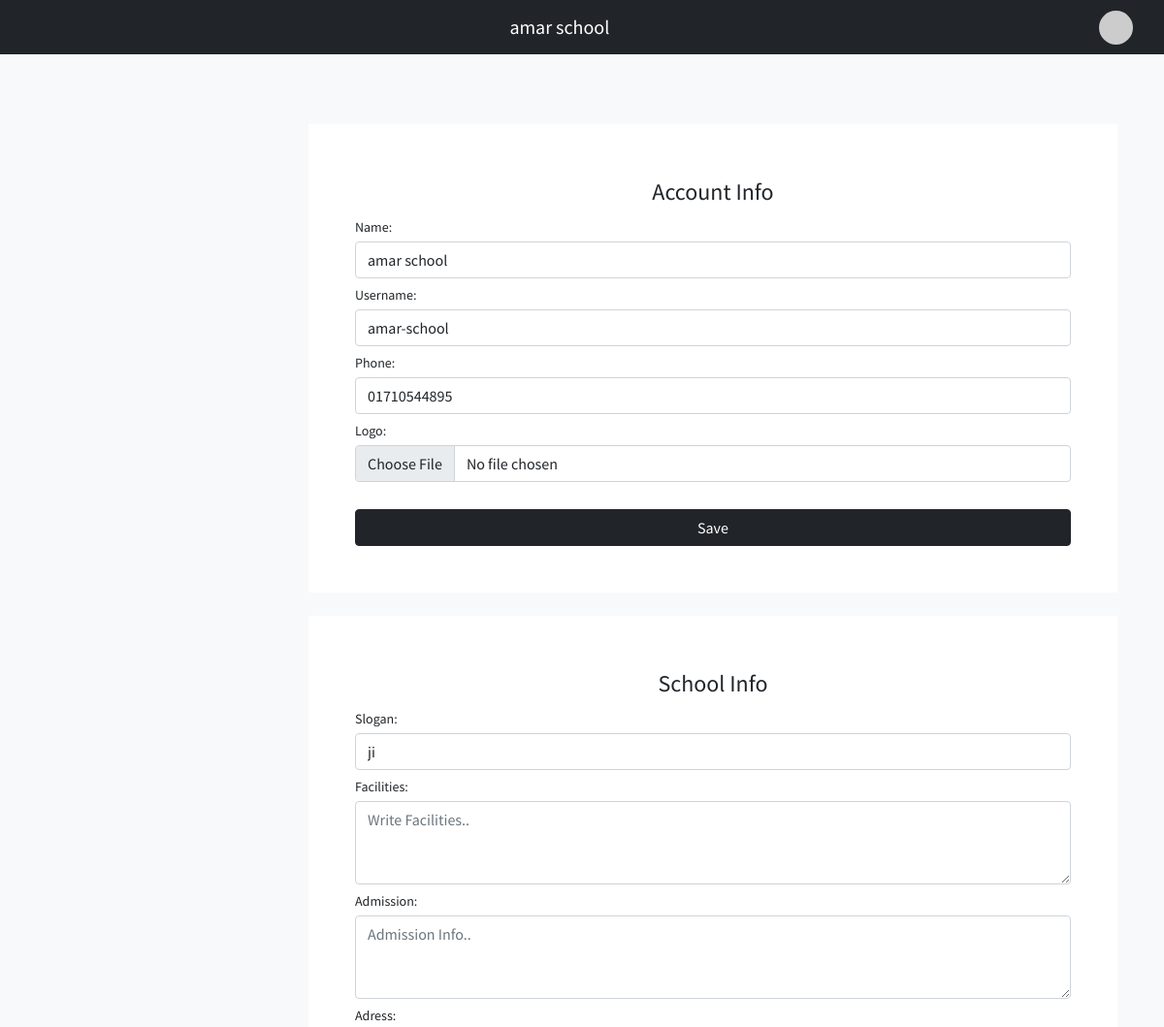
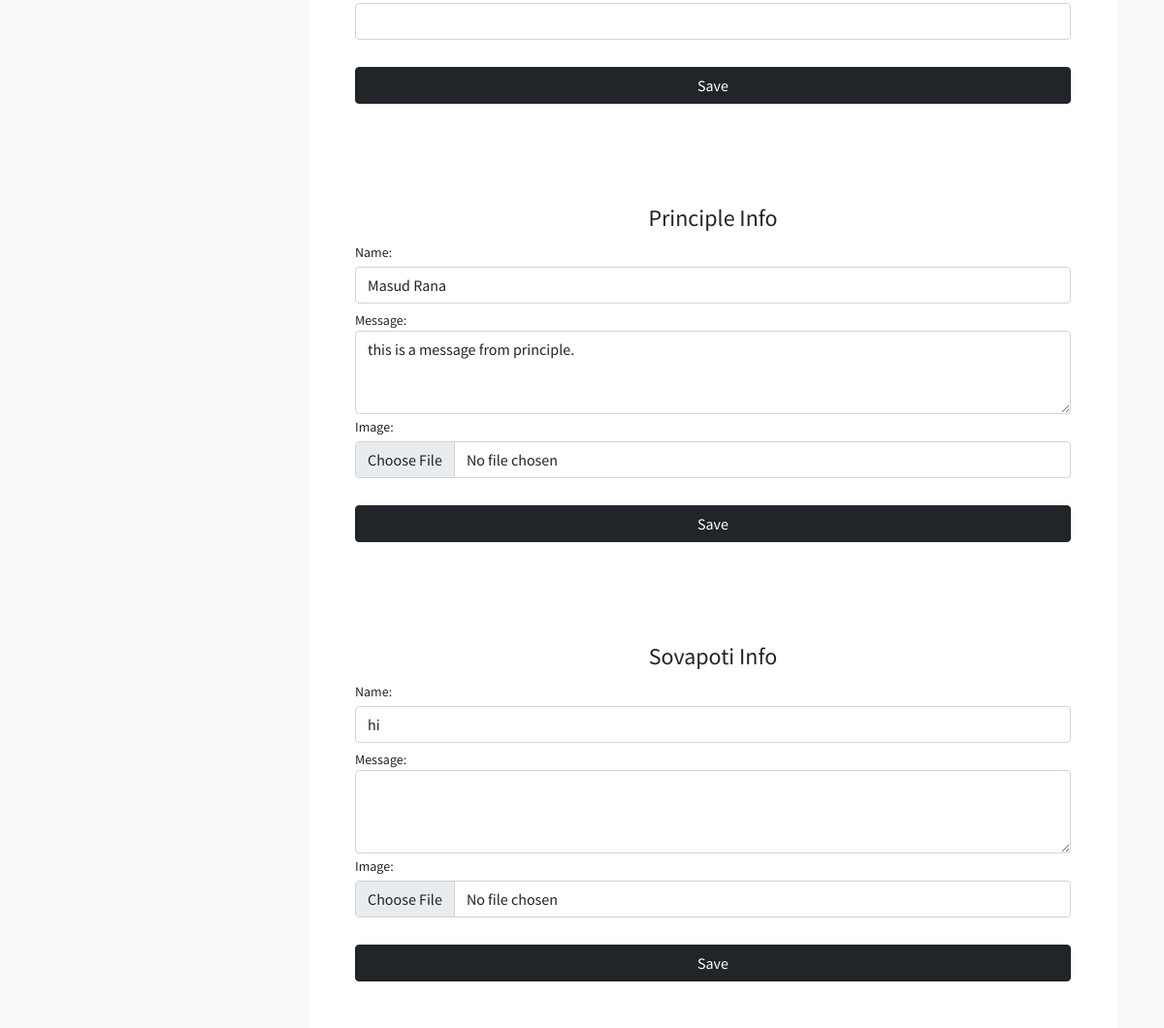
/dashboard/school-info (signed in), run on the app's committed database (2 pictures, top to bottom).
### base/models.py (models this page shows, shortened)
class User(AbstractUser):
  name = models.CharField(max_length=500)
  due_date = models.DateField(null=True, blank=True)
  number = models.CharField(max_length=100)
  logo = models.FileField(upload_to='logo')
  is_dued = models.BooleanField(default=False)
  def __str__(self):
    return self.name

class SchoolInfo(models.Model):
  school = models.ForeignKey(User, on_delete=models.CASCADE)
  slogan = models.TextField(null=True, blank=True)
  facilities =  models.TextField(null=True, blank=True)
  admission = models.TextField(null=True, blank=True)
  address = models.TextField(null=True, blank=True)

class Principle(models.Model):
   school = models.ForeignKey(User, on_delete=models.CASCADE)
   name = models.CharField(max_length=100)
   image = models.FileField(upload_to='principle')
   message = models.TextField()

class Sovapoti(models.Model):
   school = models.ForeignKey(User, on_delete=models.CASCADE)
   name = models.CharField(max_length=100)
   image = models.FileField(upload_to='principle')
   message = models.TextField()

### base/views.py (the view, shortened to what this page needs)
# urls.py: path('dashboard/school-info', school_info, name='si'),
def school_info(r):
  si = SchoolInfo.objects.get(school=r.user)
  p = Principle.objects.filter(school=r.user)[0]
  sv = Sovapoti.objects.filter(school=r.user)[0]
  return render(r, 'dashboard/info.html',context={'sv':sv,'p':p,'si':si})

### base/context_processors.py (called while the page is built)
def get_subjects(r):
  context = {'subjects': Subject.objects.all()}
  return context

def get_classes(r):
  context = {'classes': Class.objects.filter(school__id=r.user.id)}
  return context

def get_years(r):
  context = {'years':Year.objects.all()}
  return context

def get_sec(r):
  context = {'sections':Section.objects.all()}
  return context

def get_day(r):
  context = {'days':Day.objects.all()}
  return context

### templates/dashboard/info.html (shortened to what this page needs)
{% extends 'dashboard/dashboard.html' %}
{% block body %}
<div class="col-md-12">
<section class="container">
    <div class="p-5 card-body bg-white">
        <h4 class="my-2 text-center text-dark">
            Account Info
        </h4>
        <form id="frm" enctype="multipart/form-data" onsubmit="submitForm()">
            <small>Name:</small>
            <input class="form-control my-1" type="text" name="name" value="{{request.user.name}}">
            <small>Username:</small>
            <input class="form-control my-1" type="text" name="un" value="{{request.user.username}}">
            <small>Phone:</small>
            <input class="form-control my-1" type="text" name="number" value="{{request.user.number}}">
            <small>Logo:</small>
            <input class="form-control my-1" type="file" name="logo">
            <br> <input type="hidden" value={{request.user.username}} name="clg">
            <button id="svbtn" type="submit" class="w-100 btn btn-dark">Save</button>
        </form>
    </div>
    <br>
    <div class="p-5 card-body bg-white">
        <h4 class="my-2 text-center text-dark">
            School Info
        </h4>
        <form id="frm1" onsubmit="submitFormx()">
            <small>Slogan:</small>
            <input class="form-control my-1" type="text" name="sgn" value="{{si.slogan}}">
            <small>Facilities:</small>
           <textarea name="facilities" class="form-control my-1" rows="3" placeholder="Write Facilities..">{{si.facilities}}</textarea>
            <small>Admission:</small>
            <textarea name="addmission" class="form-control my-1" rows="3" placeholder="Admission Info..">{{si.admission}}</textarea>
            <small>Adress:</small>
            <input class="form-control my-1" type="text" name="address" value="{{si.address}}">
            <br>
            <button id="svbtn1" type="submit" class="w-100 btn btn-dark">Save</button>
        </form>
    </div>
    <div class="my2 p-5 card-body bg-white">
        <h4 class="my-2 text-center text-dark">
            Principle Info
        </h4>
        <form id="frmp" enctype="multipart/form-data" onsubmit="prin()">
            <small>Name:</small>
            <input class="form-control my-1" type="text" name="namep" value="{{p.name}}">
            <small>Message:</small>
           <textarea name="mess" id="" class="form-control" rows="3">{{p.message}}</textarea>
            <small>Image:</small>
            <input class="form-control my-1" type="file" name="img">
            <br> <input type="hidden" value={{request.user.username}} name="clg">
            <button id="svbtnp" type="submit" class="w-100 btn btn-dark">Save</button>
        </form>
    </div>
    <div class="my2 p-5 card-body bg-white">
        <h4 class="my-2 text-center text-dark">
            Sovapoti Info
        </h4>
        <form id="frms" enctype="multipart/form-data" onsubmit="sova()">
            <small>Name:</small>
            <input class="form-control my-1" type="text" name="namep" value="{{sv.name}}">
            <small>Message:</small>
           <textarea name="mess" id="" class="form-control" rows="3">{{sv.message}}</textarea>
            <small>Image:</small>
            <input class="form-control my-1" type="file" name="img">
            <br> <input type="hidden" value={{request.user.username}} name="clg">
            <button id="svbtns" type="submit" class="w-100 btn btn-dark">Save</button>
        </form>
    </div>
  </section>
</div>
{% endblock %}

### templates/dashboard/dashboard.html (shortened to what this page needs)
{% load static %}
<!DOCTYPE html>
<html lang="en">
  <head>
    <link rel="stylesheet" href="css/bootstrap.min.css" />
    <link
      rel="stylesheet"
      href="https://cdn.jsdelivr.net/npm/bootstrap-icons@1.4.1/font/bootstrap-icons.css"
    />
    <link href="https://cdn.jsdelivr.net/npm/bootstrap@5.0.2/dist/css/bootstrap.min.css" rel="stylesheet">
  </head>
  <body class="bg-light">
    <nav class="p-2 navbar navbar-expand-lg navbar-dark bg-dark sticky-top">
      <div class="container-fluid">
        <a class="mx-auto navbar-brand" href="/dashboard">{{request.user.name}}</a>
        <div class="dropdown dropstart">
          <div class="dropdown-toggle" type="button" id="dropdownMenuButton1" data-bs-toggle="dropdown" aria-expanded="false">
            <img class="avatar img-fluid" src="https://api.dicebear.com/6.x/initials/svg?seed={{request.user}}">
          </div>
        </div>
      </div>
    </nav>
    <main class="mt-5 pt-3">
      <div class="container-fluid">
        <div class="row">
          <div class="col-md-12">
          </div>
        </div>
        <div class="row">
            {% block body %}
            {% endblock %}
        </div>
      </div>
    </main>
  </body>
</html>

### templates/dashboard/dashboard.html (style rules this page uses)
body, button { font-family: 'Source Sans Pro', sans-serif; }
:root { --offcanvas-width: 270px; --topNavbarHeight: 56px; }
@media (min-width: 992px) { body { overflow: auto !important; } }
@media (min-width: 992px) { main { margin-left: var(--offcanvas-width); } }
.avatar { height : 35px; width :35px; border-radius : 100px; }

### data on the page
User: user.name "amar school", name "amar school", un "amar-school", number "01710544895"
SchoolInfo: sgn "ji"
Principle: namep "Masud Rana", mess "this is a message from principle."
Sovapoti: namep "hi"
